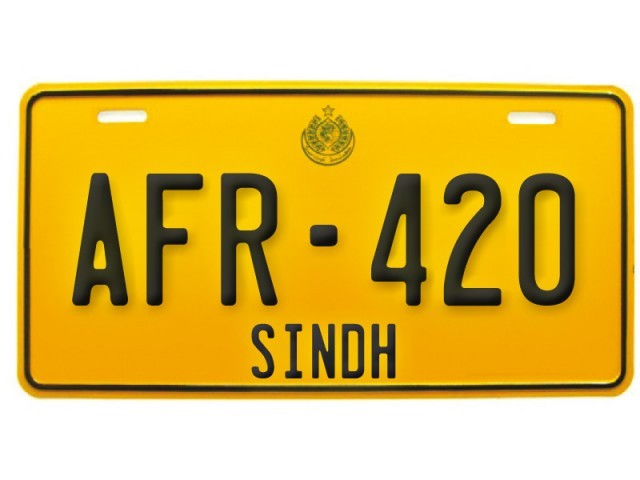
%> input picture TEST IMAGES/2.jpg, 640 x 480 px
$ octave Program_plate_detection.m   (GNU Octave 9; MATLAB toolbox functions it lacks are replaced by stand-ins)
%> lines starting %> are read from the running program, lines starting %| are printed output that depends on the picture; in (x1, y1, x2, y2) boxes, pixels count from 0 and x2, y2 are one past the last pixel; in counts of white or black regions, pixels touching at a corner belong together; the program's own positions count from 1
%  car_ plate detection
clc ;
clear all ;
close all ;
[img_title , path] = uigetfile('*.*');
%> the answer given: TEST IMAGES/2.jpg
img_name = strcat(path, img_title);
img = imread(img_name)  ;
%> img is the input picture: size 480x640x3 uint8; mean R, G, B 221.6, 191.1, 99.6
img_gray = rgb2gray(img);
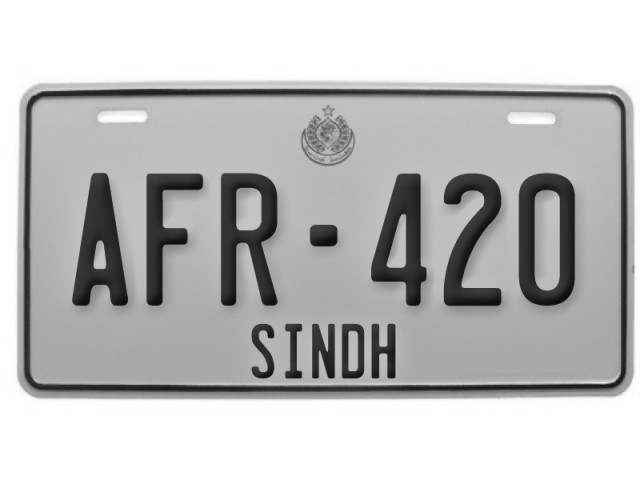
%> img_gray: size 480x640 uint8; min 8, max 255, mean 189.8
img_binary  = imbinarize(img_gray);
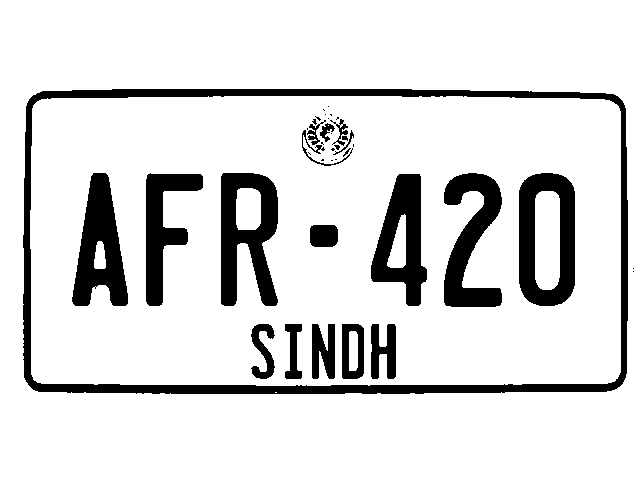
%> img_binary: size 480x640 logical; 86% white; 40 black regions (20 under 20 px), largest, box (x1, y1, x2, y2) and area: (23, 89, 628, 394) 12805, (221, 173, 278, 306) 4701, (519, 173, 575, 306) 4579
img_edge = edge(img_binary, 'canny');
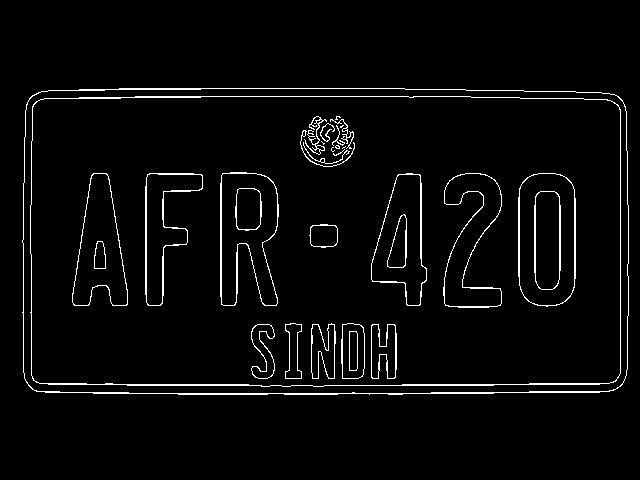
%> img_edge: size 480x640 logical; 3.4% white in thin lines or dots, all inside (x1, y1, x2, y2) = (22, 88, 629, 395)
img_fill = imfill(img_edge,'holes');
%> img_fill: size 480x640 logical; 59.8% white; 1 black region, box (x1, y1, x2, y2) and area: (0, 0, 640, 480) 123376
img_clear = imclearborder(img_fill,4) ;
se= strel('diamond',4);
se2= strel('disk',2);
img_eroded1 = imerode(img_clear, se);
%> img_eroded1: size 480x640 logical; 57.6% white; 1 black region, box (x1, y1, x2, y2) and area: (0, 0, 640, 480) 130383
img_eroded2 = imerode(img_eroded1,se2 );
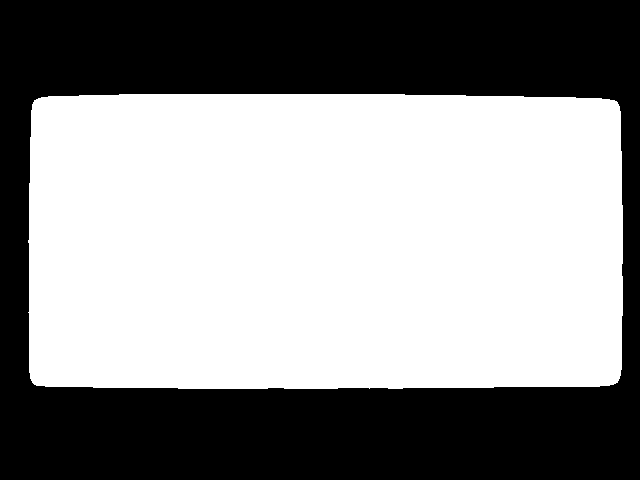
%> img_eroded2: size 480x640 logical; 56.4% white; 1 black region
% determine and crop the region of car plate
img_properties = regionprops(img_eroded2 ,'BoundingBox','Area');
%> img_properties = 1 region; box (x1, y1, x2, y2) and Area: (28, 94, 623, 389) 173343
area = img_properties.Area;
%> area = 173343
number_of_objects = numel(img_properties);
%> number_of_objects = 1
max_area= area;
%> max_area = 173343
boundingBox = img_properties.BoundingBox;
%> boundingBox = [28.5 94.5 595 295]
for i=1:number_of_objects
   if max_area<img_properties(i).Area
       max_area=img_properties(i).Area;
       boundingBox=img_properties(i).BoundingBox;
   end
end
%> this loop made 1 pass
img_crop = imcrop(img_eroded2 , boundingBox) ;
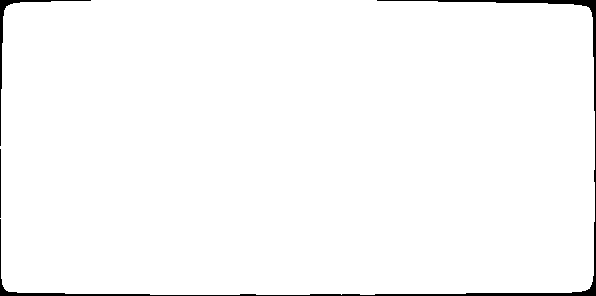
%> img_crop: size 296x596 logical; 98.3% white; 3 black regions, box (x1, y1, x2, y2) and area: (0, 0, 596, 296) 2535, (0, 0, 91, 146) 469, (0, 149, 1, 218) 69
img_crop2 = imcrop(img_gray , boundingBox);
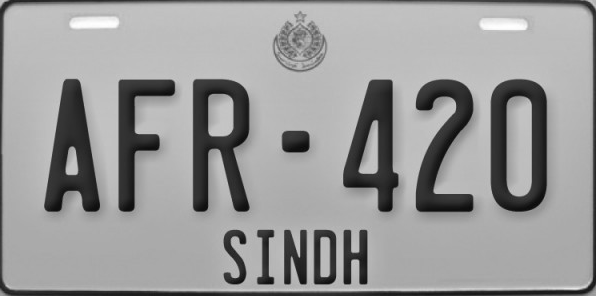
%> img_crop2: size 296x596 uint8; min 8, max 255, mean 153.1
img_number = immultiply(img_crop ,img_crop2) ;
img_binary2 = imbinarize(img_number);
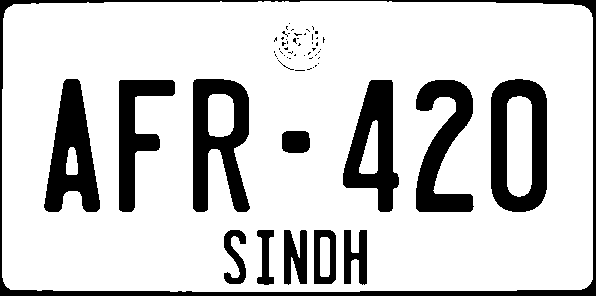
%> img_binary2: size 296x596 logical; 80.3% white; 61 black regions (48 under 20 px), largest, box (x1, y1, x2, y2) and area: (0, 0, 596, 296) 6007, (491, 79, 547, 212) 4531, (193, 79, 250, 212) 4526
img_binary2 = ~img_binary2;
img_binary3= bwareaopen(img_binary2, 400);
%> (the run ends here)

$ run again, on TEST IMAGES/6.jpg
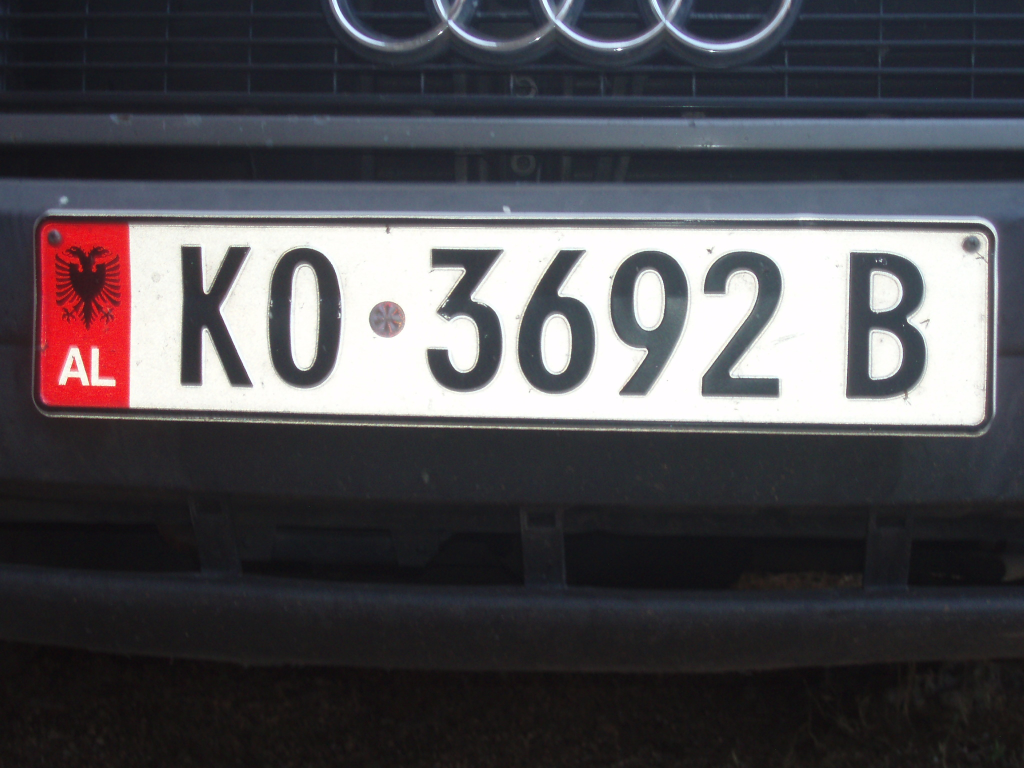
%> input picture TEST IMAGES/6.jpg, 2048 x 1536 px (shown at 1/2 size)
%> img is the input picture: size 1536x2048x3 uint8; mean R, G, B 78.7, 76.8, 81.2
%> `img_binary  = imbinarize(img_gray);`:
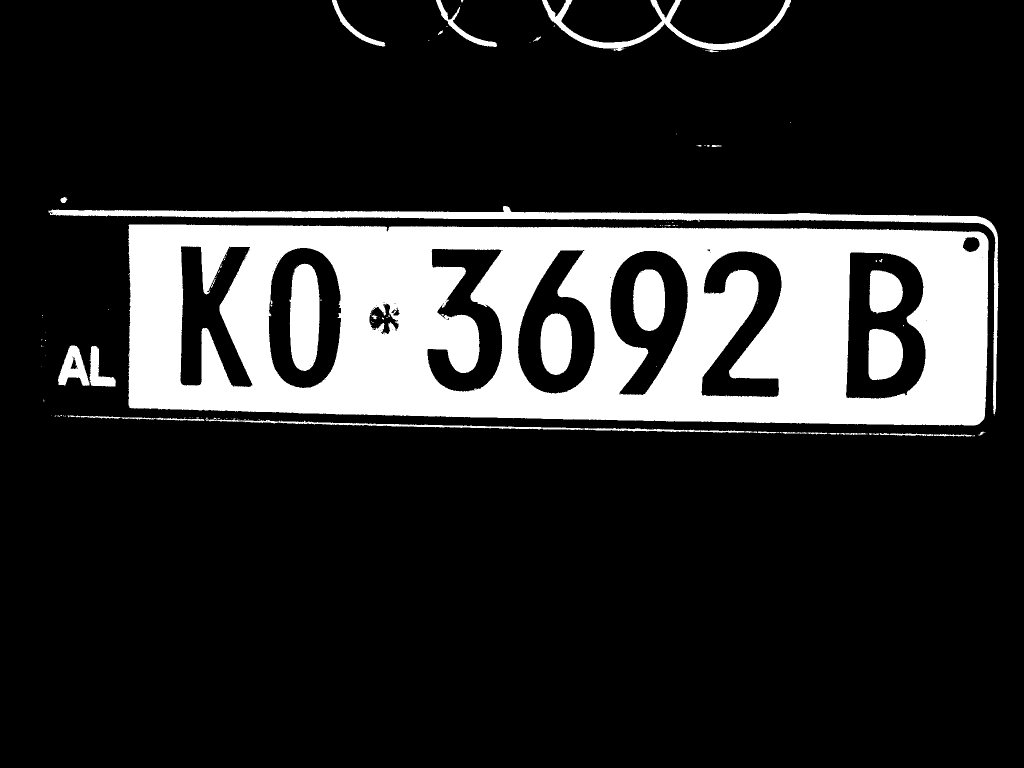
%> img_binary: size 1536x2048 logical (shown at 1/2 size); 17.2% white; 131 white regions (97 under 20 px), largest, box (x1, y1, x2, y2) and area: (256, 448, 1977, 851) 455601, (97, 412, 1997, 829) 27205, (579, 527, 639, 742) 10882
%> img_edge: size 1536x2048 logical; 0.91% white in thin lines or dots, all inside (x1, y1, x2, y2) = (86, 1, 1997, 874)
%> img_fill: size 1536x2048 logical; 21.5% white; 37 white regions (10 under 20 px), largest, box (x1, y1, x2, y2) and area: (256, 448, 1978, 852) 657554, (96, 412, 1997, 829) 5949, (116, 691, 179, 772) 2991
%> img_eroded1: size 1536x2048 logical; 20.5% white; 4 white regions (1 under 20 px), largest, box (x1, y1, x2, y2) and area: (260, 452, 1974, 848) 640922, (120, 695, 175, 768) 2052, (183, 696, 228, 770) 1115
%> img_eroded2: size 1536x2048 logical; 20.2% white; 3 white regions
%> img_properties = 3 regions; box (x1, y1, x2, y2) and Area: (262, 454, 1972, 846) 632649, (122, 697, 172, 766) 1626, (185, 698, 226, 768) 690
%> area = 1626
%> number_of_objects = 3
%> `max_area= area;`: max_area = 1626
%> `boundingBox = img_properties.BoundingBox;`: boundingBox = [122.5 697.5 50 69]
%> the loop `for i=1:number_of_objects` made 3 passes
%> (max_area, boundingBox) on pass 3: (632649, [262.5 454.5 1710 392])
%> img_crop: size 393x1711 logical; 94.1% white; 2 black regions, box (x1, y1, x2, y2) and area: (0, 0, 1711, 393) 39749, (0, 0, 3, 23) 25
%> `img_binary2 = imbinarize(img_number);`:
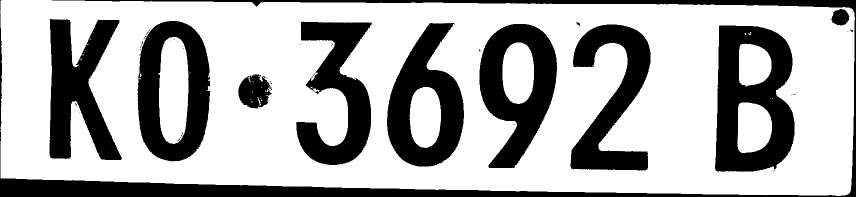
%> img_binary2: size 393x1711 logical (shown at 1/2 size); 68.7% white; 65 black regions (53 under 20 px), largest, box (x1, y1, x2, y2) and area: (0, 0, 1711, 393) 39749, (1430, 51, 1589, 344) 29812, (959, 48, 1114, 336) 23524

$ run again, on TEST IMAGES/7.jpg
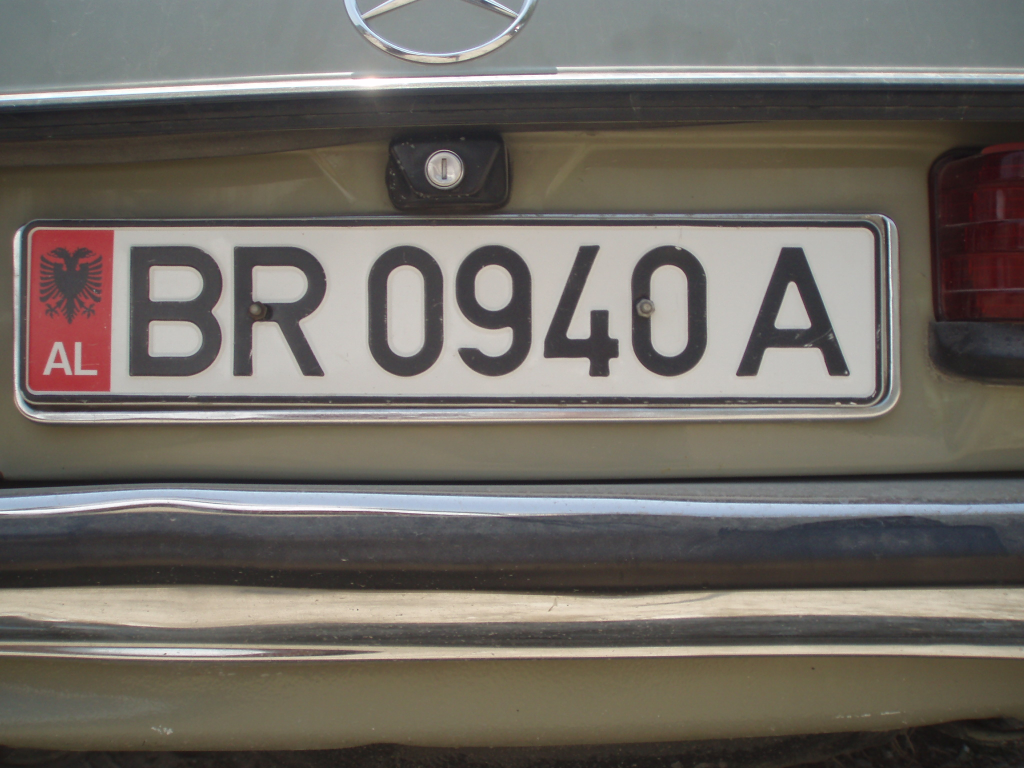
%> input picture TEST IMAGES/7.jpg, 2048 x 1536 px (shown at 1/2 size)
%> img is the input picture: size 1536x2048x3 uint8; mean R, G, B 111.6, 106.7, 100
%> img_binary: size 1536x2048 logical; 31.5% white; 506 white regions (441 under 20 px), largest, box (x1, y1, x2, y2) and area: (0, 0, 2048, 212) 305384, (52, 451, 1751, 795) 304424, (0, 1175, 2048, 1258) 121128
%> img_edge: size 1536x2048 logical; 2.2% white in thin lines or dots
%> img_fill: size 1536x2048 logical; 20.6% white; 292 white regions (100 under 20 px), largest, box (x1, y1, x2, y2) and area: (51, 450, 1753, 796) 579031, (25, 427, 1801, 847) 8688, (609, 981, 1693, 1009) 6272
%> img_eroded1: size 1536x2048 logical; 18% white; 16 white regions (11 under 20 px), largest, box (x1, y1, x2, y2) and area: (55, 454, 1748, 792) 562974, (859, 309, 919, 368) 2845, (778, 99, 802, 106) 54, (1659, 1002, 1677, 1004) 24, (1601, 1002, 1620, 1004) 21
%> img_eroded2: size 1536x2048 logical; 17.7% white; 2 white regions
%> img_properties = 2 regions; box (x1, y1, x2, y2) and Area: (57, 456, 1746, 790) 554984, (861, 311, 917, 366) 2503
%> area = 554984
%> number_of_objects = 2
%> max_area = 554984
%> boundingBox = [57.5 456.5 1689 334]
%> the loop `for i=1:number_of_objects` made 2 passes
%> img_crop: size 335x1690 logical; 98% white; 4 black regions (1 under 20 px), largest, box (x1, y1, x2, y2) and area: (0, 0, 1690, 335) 8067, (0, 0, 911, 292) 3076, (914, 0, 934, 1) 20
%> `img_binary2 = imbinarize(img_number);`:
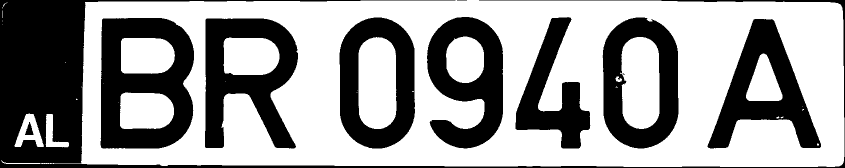
%> img_binary2: size 335x1690 logical (shown at 1/2 size); 60.7% white; 11 black regions (1 under 20 px), largest, box (x1, y1, x2, y2) and area: (0, 0, 1690, 335) 60509, (201, 36, 388, 297) 30704, (410, 37, 596, 297) 26149
